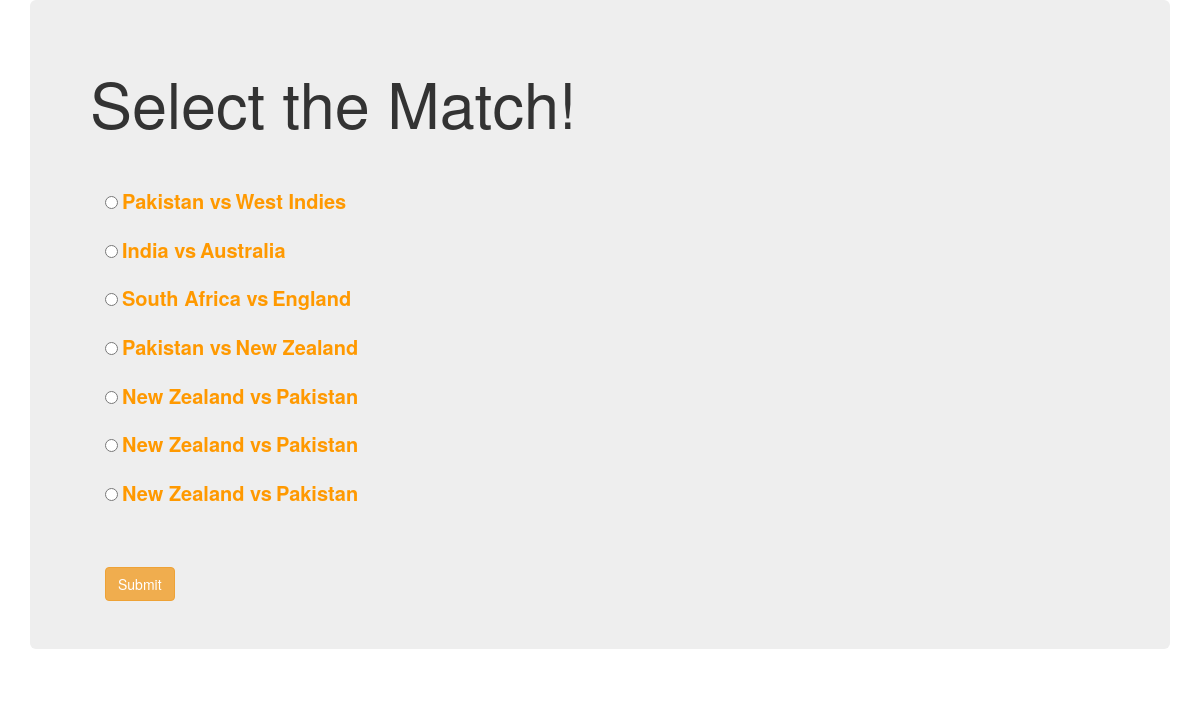
The page /edit_selection/ on the database as committed earlier.
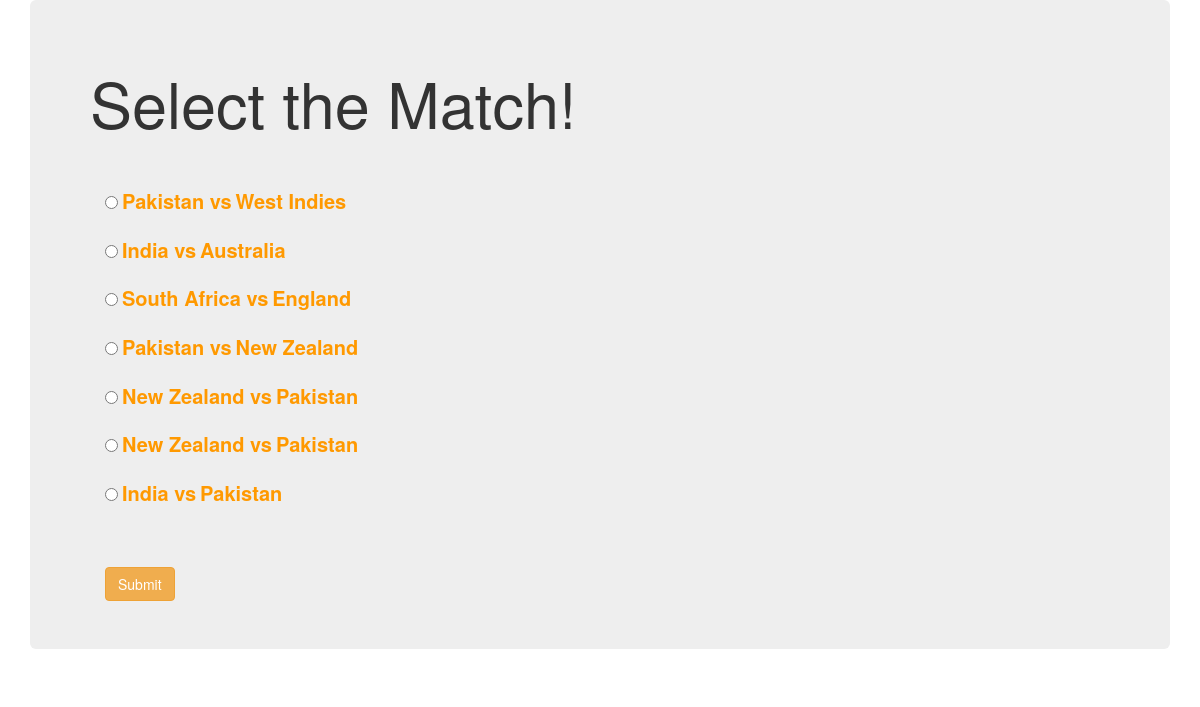
The same page on the database as committed later.
### Yorking/models.py (models this page shows)
class match_user(models.Model):
    match_id=models.CharField(primary_key=True,default=uuid_hex,max_length=100,editable=False)
    country1=models.CharField(max_length=200)
    country2=models.CharField(max_length=200)
    status=models.CharField(max_length=200,default='Not occured')

### Yorking/views.py (the view)
# urls.py: path('edit_selection/',views.edit_selection,name='edit'),
def edit_selection(request):
    match_user_obj=match_user.objects.filter(status__exact='Not occured')
    return render(request,'Yorking/edit_selection.html',{'matchcountries':match_user_obj})

### templates/Yorking/edit_selection.html (shortened to what this page needs)
<!DOCTYPE html>
{% load static %}
<html lang="en" dir="ltr">
  <head>
    <link rel="stylesheet" href="https://maxcdn.bootstrapcdn.com/bootstrap/3.3.7/css/bootstrap.min.css">
  </head>
  <body>
    <div class="container">
      <div class="jumbotron">
        <h1>Select the Match!</h1>
        <br><br>
        <div class="container">
          <form action="{% url 'Yorking:update' %}" method="POST">
            {% for i in matchcountries %}
            <div class="form-group">
              <input type="radio" name="matchid" value={{i.match_id}}>
              <label for="player" style="color:#ff9900; font-size:20px">{{i.country1}} vs</label>
              <label for="player" style="color:#ff9900; font-size:20px"> {{i.country2}}</label><p></p>
            </div>
            {% endfor %}
            <br><br>
            <button type="submit" name='submit' class="btn btn-warning margin-bottom button">Submit</button>
          </form>
        </div>
      </div>
    </div>
  </body>
</html>

Rows that differ between the two databases and show on the page:
no longer on this page (row edited): match_user: country1 "New Zealand", country2 "Pakistan"
added match_user: country1 "India", country2 "Pakistan"
